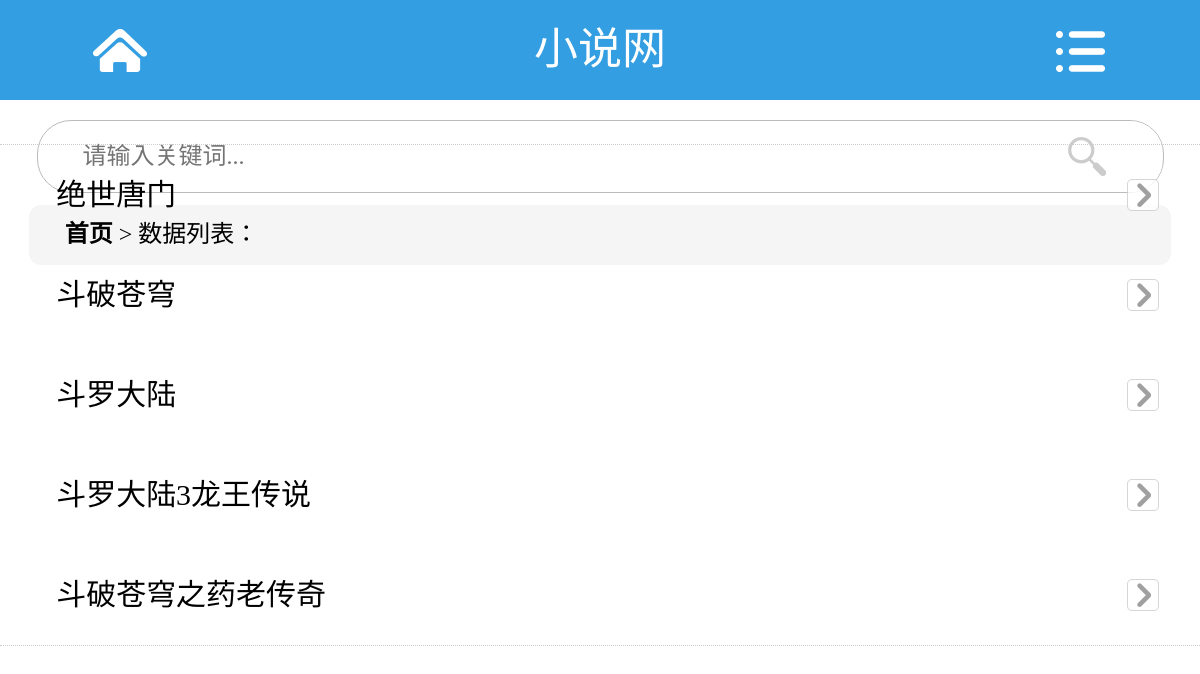
The app's page /booklist.php?cateid=2, older data.
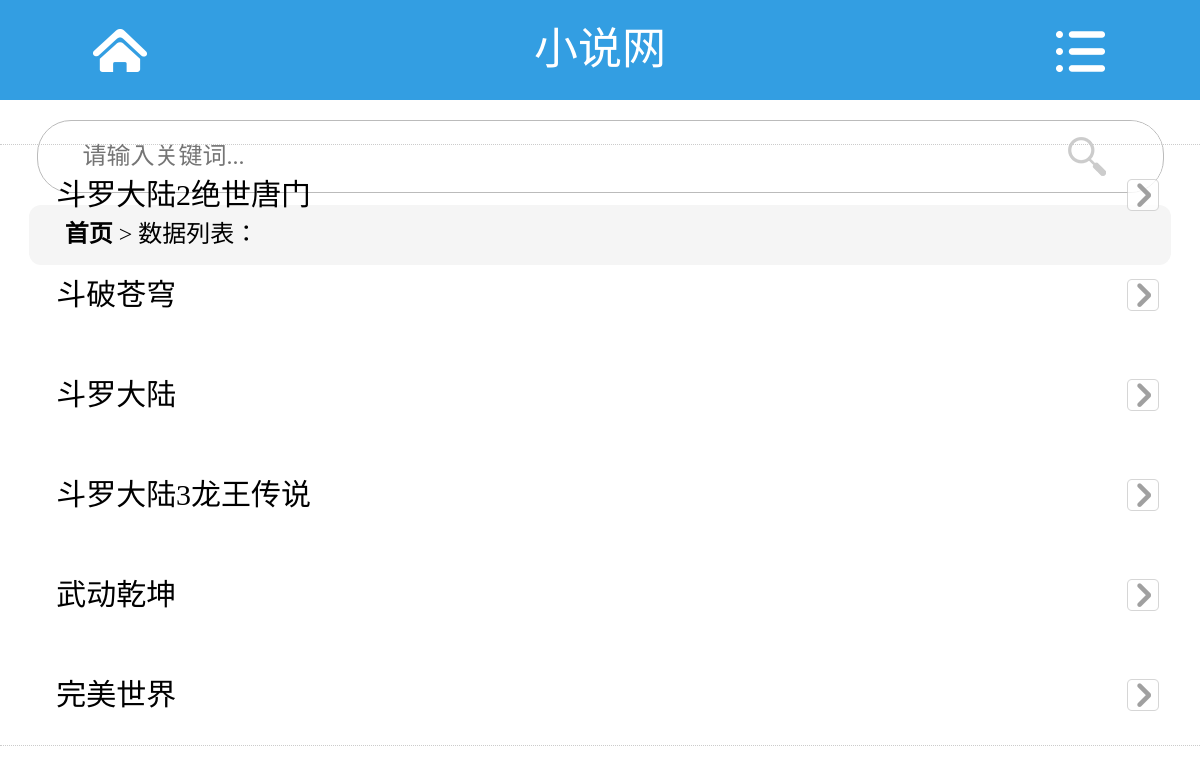
The same page, newer data.
### tables this page shows
CREATE TABLE `pre_book` (
  `id` int(11) unsigned NOT NULL AUTO_INCREMENT COMMENT '主键',
  `title` varchar(255) DEFAULT NULL COMMENT '小说标题',
  `author` varchar(255) DEFAULT NULL COMMENT '作者',
  `register_time` int(11) DEFAULT NULL COMMENT '时间',
  `content` text COMMENT '描述内容',
  `thumb` varchar(255) DEFAULT NULL COMMENT '图片封面',
  `cateid` int(1) unsigned DEFAULT NULL COMMENT '分类外键',
  `flag` enum('top','new','hot') NOT NULL DEFAULT 'new' COMMENT '书籍标签',
  `url` varchar(255) DEFAULT NULL COMMENT '采集详细地址',
  PRIMARY KEY (`id`),
  KEY `key_book_cateid` (`cateid`) USING BTREE,
  CONSTRAINT `foreign_book_cateid` FOREIGN KEY (`cateid`) REFERENCES `pre_cate` (`id`) ON DELETE SET NULL ON UPDATE NO ACTION
);

### includes/init.php (called while the page is built, shortened)
<?php
function My_Autoload ($classname) {
    $classname = strtolower($classname);
}
$db = new DB("localhost","root","root","book");
$config_c = $db->select()->from("config")->all();
?>

### includes/extends/class.db.php (called while the page is built, shortened)
<?php
class DB
{
    private $pre = "pre_";
    private $link = null;
    private $sql = null;
    public function __construct($hostname = "localhost",$username ='root',$password='',$dbname='')
    {
        $this->hostname = $hostname;
        $this->username = $username;
        $this->password = $password;
        $this->dbname = $dbname;
        $this->link = mysqli_connect($this->hostname,$this->username,$this->password) or die("连接数据库失败");
        mysqli_select_db($this->link,$this->dbname);
    }
    public function select($fields = "*")
    {
        $this->sql = "SELECT $fields ";
        return $this;
    }
    public function from($table,$as="")
    {
        $this->sql .= "FROM {$this->pre}$table ";
        return $this;
    }
    public function where($where = 1)
    {
        if(is_array($where))
        {
            $this->sql .= "WHERE ";
            foreach($where as $key=>$item)
            {
                $this->sql .= "$key = '$item' AND ";
            }
        }else {
            $this->sql .= "WHERE $where ";
        }
        $this->sql = trim($this->sql,"AND ");
        return $this;
    }
    public function limit($start=0,$limit=10)
    {
        $this->sql .= " LIMIT $start,$limit";
        return $this;
    }
    public function all()
    {
        $res = mysqli_query($this->link,$this->sql);
        while($row = mysqli_fetch_assoc($res))
        {
            $data[] = $row;
        }
        return $data;
    }
}
?>

### common.php (called while the page is built)
<?php
include_once("includes/init.php");
$keyword = isset($_POST['keyword']) ? trim($_POST['keyword']) : "";
if(!empty($keyword))
{
  $where = "title LIKE '%$keyword%'";
}else{
  $where = "";
}
$new = $db->select()->from("book")->where("flag = 'new' AND $where")->limit(0,20)->all();
$hot = $db->select()->from("book")->where("flag = 'hot' AND $where")->limit(0,20)->all();
$top = $db->select()->from("book")->where("flag = 'top' AND $where")->limit(0,20)->all();
$catelist = $db->select()->from("cate")->all();
?>

### booklist.php (the view, shortened to what this page needs)
<?php
include_once("includes/init.php");
include_once("common.php");
$cateid = isset($_GET['cateid']) ? $_GET['cateid'] : 0;
$booklist =$db->select()->from("book")->where("cateid = $cateid")->all();
?>
<!DOCTYPE html>
<html>
<head>
    <?php include_once('meta.php');?>
    <link rel="stylesheet" href="./assets/plugin/mescroll/mescroll.min.css" />
</head>
<body>
<div id="warmp" class="warmp">
    <?php include_once('header.php');?>
    <div class="dh"><a href="index.php">首页</a> > 数据列表：</div>
    <div id="mescroll" class="mescroll list-index">
        <ul id="articlelist" class=articlelist>
            <li>
                <?php foreach ($booklist as $item){?>
                    <a href="chapterlist.php?bookid=<?php echo $item['id']?>">
                        <?php echo $item['title']?>
                    </a>
                <?php }?>
            </li>
        </ul>
    </div>
</div>
</body>
</html>

### meta.php (shortened to what this page needs)
<link rel="stylesheet" href="<?php echo HOME_PATH;?>/css/m.css" />

### header.php (shortened to what this page needs)
<header class="header">
  <section class="fix navbar">
    <a class="ico-home" href="index.php"><span>小说网</span></a>
    <h1 id="title">小说网</h1>
    <span class="ico-nav navHome">小说网</span>
  </section>
</header>
<div class="fix search">
</div>

### assets/home/css/m.css (style rules this page uses)
ul,li,dl,dt,dd,ol { list-style-type:none; margin:0; padding:0; }
h1,h2,h3,h4,h5,h6,form,input,textarea,label,table,tr,td,p,header,article,footer,nav,section,aside,menu { margin:0; padding:0; }
header,article,footer,nav,section,aside,menu { display:block; }
a:link { color:#000;text-decoration:none;outline:none; }
body { margin:0;padding:0;font:14px/22px Microsoft Yahei; min-width:320px; }
.fix:after { display: block;font-size: 0;content:""; clear: both; height: 0; }
.fix { *zoom:1; }
.navbar { background:#339ee2; }
.navbar .ico-home,.navbar .ico-nav { float:left;width:20%;height:100px;overflow:hidden;text-indent:-9999em;background:url("../images/ico-home.png") center center no-repeat; }
.navbar .ico-nav { float:right;background:url("../images/ico-nav.png") center center no-repeat; }
.navbar #title { float:left;width:58%;height:100px;margin:0 1%;font-size:3.142em;font-weight:normal;color:#fff;line-height:100px;text-align:center;overflow:hidden;-webkit-transition:font-size 0.2s ease-out; -o-transition:font-size 0.2s ease-out; -moz-transition:font-size 0.2s ease-out;transition:font-size 0.2s ease-out; }
.search { z-index:9999;width:93.75%;margin:20px auto 0;overflow:hidden;border:1px solid #bbbbbb;border-radius:34px;background:#fff; }
.warmp { position:relative;right:0;z-index:1;-webkit-transition:all .5s ease;transition:all .5s ease; }
.list-index li { overflow:hidden;clear:both;padding:0 2.46875% 0 4.6875%;border-bottom:1px solid #E9E9E9; }
.list-index li:last-child { border:none; }
.list-index li a { float:left;width:99%;height:100px;overflow:hidden;font-size:2.142em;line-height:100px;background:url("../images/ico-tel.png") right center no-repeat; }
.dh { font-size:1.714em;height:2.5em;line-height:2.5em; text-indent:1.5em; margin:0.5em 1.2em 0.5em 1.2em; background:#f5f5f5;border-radius:0.5em; white-space:nowrap; overflow:hidden; }
.dh a { font-weight:bold; text-decoration:none;font-size:1em; }
.articlelist { border-top:1px dotted #CCCCCC; border-bottom:1px dotted #CCCCCC; }

### booklist.php (style rules this page uses)
.mescroll { position: fixed; top: 144px; bottom: 0; height: auto; }

Row changes from the older to the newer data that the page shows:
removed pre_book: title "斗破苍穹之药老传奇"
changed pre_book: title "绝世唐门" → "斗罗大陆2绝世唐门"
added pre_book: title "武动乾坤"
added pre_book: title "完美世界"
